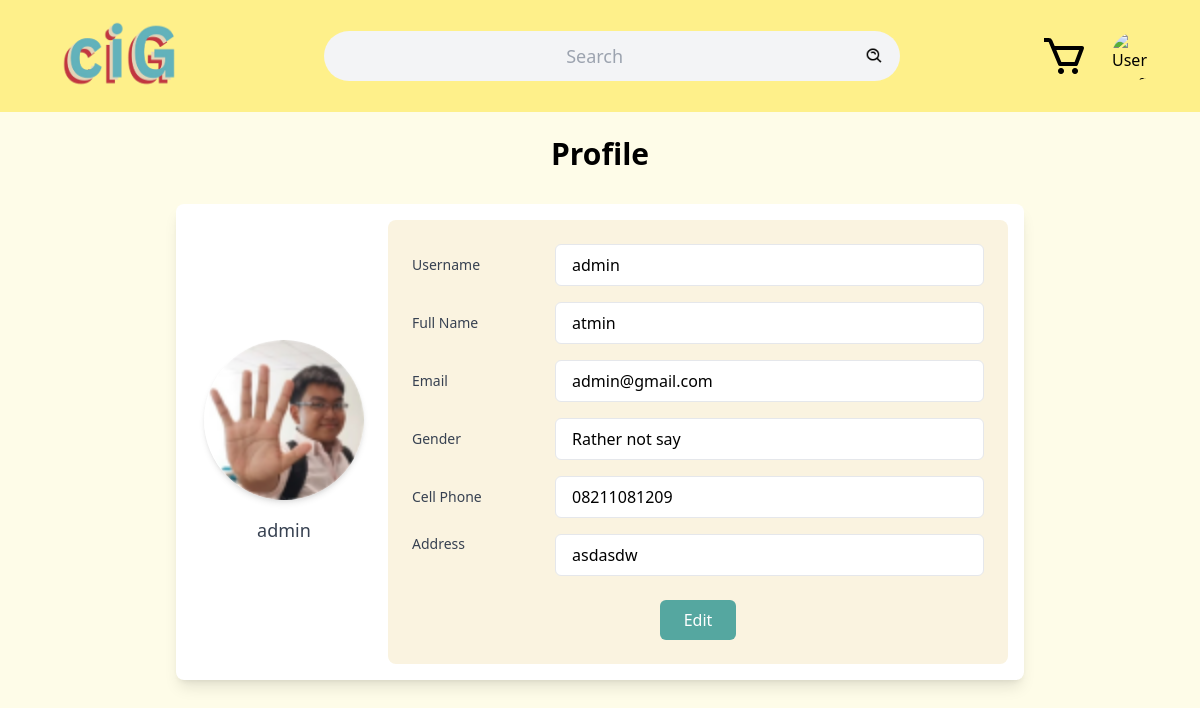
The app's page /public/profilepage.php (signed in), older data.
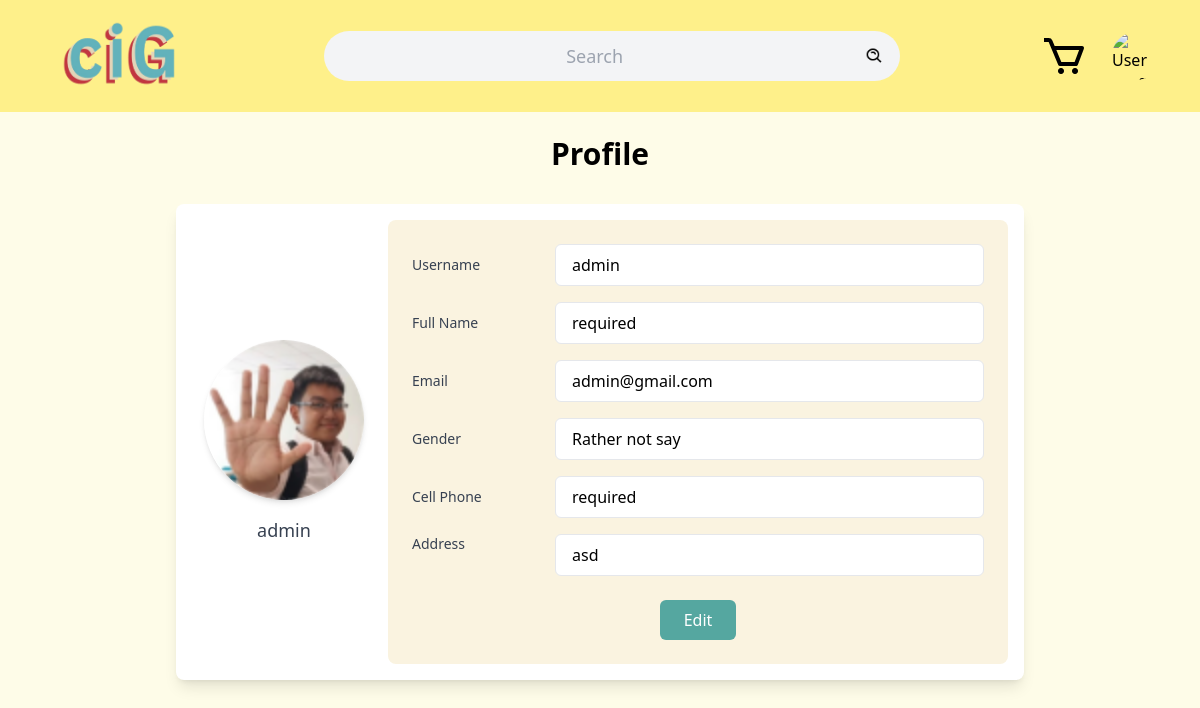
The same page, newer data.
### tables this page shows
CREATE TABLE IF NOT EXISTS `userdata` (
  `ID_user` int NOT NULL AUTO_INCREMENT,
  `Username` varchar(500) NOT NULL,
  `Email` varchar(500) NOT NULL,
  `Password` varchar(500) NOT NULL,
  `gender` enum('Rather not say','Female','Male') NOT NULL DEFAULT 'Rather not say',
  `fotouser` varchar(255) NOT NULL DEFAULT 'pfp.png',
  `status` enum('active','blocked') NOT NULL DEFAULT 'active',
  `address` varchar(255) NOT NULL,
  `fullname` varchar(50) NOT NULL,
  `phone` varchar(20) NOT NULL,
  PRIMARY KEY (`ID_user`),
  UNIQUE KEY `Username` (`Username`),
  UNIQUE KEY `Email` (`Email`)
);

### public/profilepage.php (the view, shortened to what this page needs)
<?php
require "../public/sess.php";
$ID_user = $_SESSION['id'];
$querry = "SELECT * FROM userdata WHERE ID_user = '$ID_user'";
$result = mysqli_query($conn, $querry);
$row = mysqli_fetch_assoc($result);
?>
<!DOCTYPE html>
<html lang="en">
<head>
    <link rel="stylesheet" href="./css/style8.css">
</head>
<body class="font-sans bg-yellow-50">
    <div class="sticky top-0 flex items-center justify-between p-4 bg-yellow-200">
        <a href="./dashboard.php"><img src="./photo/ciG.png" alt="ciGCentral" class="w-32 h-20 ml-10"></a>
        <div class="relative flex items-center w-3/4 max-w-xl p-2 mx-auto bg-gray-100 rounded-full">
            <form action="" class="flex items-center w-full">
                <input type="text" name="search" value="<?php if (isset($_GET['search'])) {
                    echo $_GET['search'];
                } ?>" placeholder="Search" class="w-full text-lg text-center bg-transparent outline-none">
                <button type="submit" class="p-2"><img src="./photo/search.png" width="20" height="20"
                        alt="Search"></button>
            </form>
        </div>
        <div class="flex items-center mr-6 space-x-6">
            <a href="./cart.php"><img src="./photo/cart.png" class="w-12 cursor-pointer"></a>
            <div class="relative">
                <img src="./photouser/<?php echo $_SESSION['fotouser']; ?>"
                    class="w-12 h-12 rounded-full cursor-pointer" alt="User profile" id="profileIcon">
            </div>
        </div>
    </div>
    <main class="p-6 max-w-4xl mx-auto">
        <h2 class="text-3xl font-bold text-center mb-8">Profile</h2>
        <div id="profile" class="flex flex-col md:flex-row items-center bg-white shadow-lg rounded-lg p-4">
            <div class="flex flex-col items-center mb-6 md:mb-0 mr-6 ml-3">
                <img src="./photo/<?php echo $row['fotouser']; ?>" alt="Profile"
                    class="w-40 h-40 rounded-full object-cover mb-4 shadow-md">
                <p class="text-lg font-medium text-gray-700"><?php echo $row['Username']; ?></p>
            </div>
            <div class="flex-grow bg-[#FAF3E0] p-6 rounded-lg">
                <div class="space-y-4">
                    <div class="flex items-center">
                        <label class="w-1/4 text-sm font-medium text-gray-700">Username</label>
                        <input type="text"
                            class="flex-grow px-4 py-2 border rounded-md outline-none focus:ring-2 focus:ring-blue-500"
                            value="<?php echo $row['Username']; ?>" readonly>
                    </div>
                    <div class="flex items-center">
                        <label class="w-1/4 text-sm font-medium text-gray-700">Full Name</label>
                        <input type="text"
                            class="flex-grow px-4 py-2 border rounded-md outline-none focus:ring-2 focus:ring-blue-500"
                            value="<?php echo $row['fullname'] != '' ? $row['fullname'] : 'required'; ?>" readonly>
                    </div>
                    <div class="flex items-center">
                        <label class="w-1/4 text-sm font-medium text-gray-700">Email</label>
                        <input type="text"
                            class="flex-grow px-4 py-2 border rounded-md outline-none focus:ring-2 focus:ring-blue-500"
                            value="<?php echo $row['Email']; ?>" readonly>
                    </div>
                    <div class="flex items-center">
                        <label class="w-1/4 text-sm font-medium text-gray-700">Gender</label>
                        <input type="text"
                            class="flex-grow px-4 py-2 border rounded-md outline-none focus:ring-2 focus:ring-blue-500"
                            value="<?php echo $row['gender']; ?>" readonly>
                    </div>
                    <div class="flex items-center">
                        <label class="w-1/4 text-sm font-medium text-gray-700">Cell Phone</label>
                        <input type="text"
                            class="flex-grow px-4 py-2 border rounded-md outline-none focus:ring-2 focus:ring-blue-500"
                            value="<?php echo $row['phone'] != '' ? $row['phone'] : 'required'; ?>" readonly>
                    </div>
                    <div class="flex items-start">
                        <label class="w-1/4 text-sm font-medium text-gray-700">Address</label>
                        <input type="text"
                            class="flex-grow px-4 py-2 border rounded-md outline-none focus:ring-2 focus:ring-blue-500"
                            value="<?php echo $row['address'] != '' ? $row['address'] : 'required'; ?>" readonly>
                    </div>
                </div>
                <div class="mt-6 text-center">
                    <button id="edit-btn"
                        class="px-6 py-2 bg-[#55A7A0] text-white font-medium rounded-md hover:bg-[#479288] focus:outline-none focus:ring-2 focus:ring-blue-500">Edit</button>
                </div>
            </div>
        </div>
    </main>
</body>
</html>

Row changes from the older to the newer data that the page shows:
changed userdata "admin": fullname "atmin" → "required"; phone "08211081209" → "required"; address "asdasdw" → "asd"
